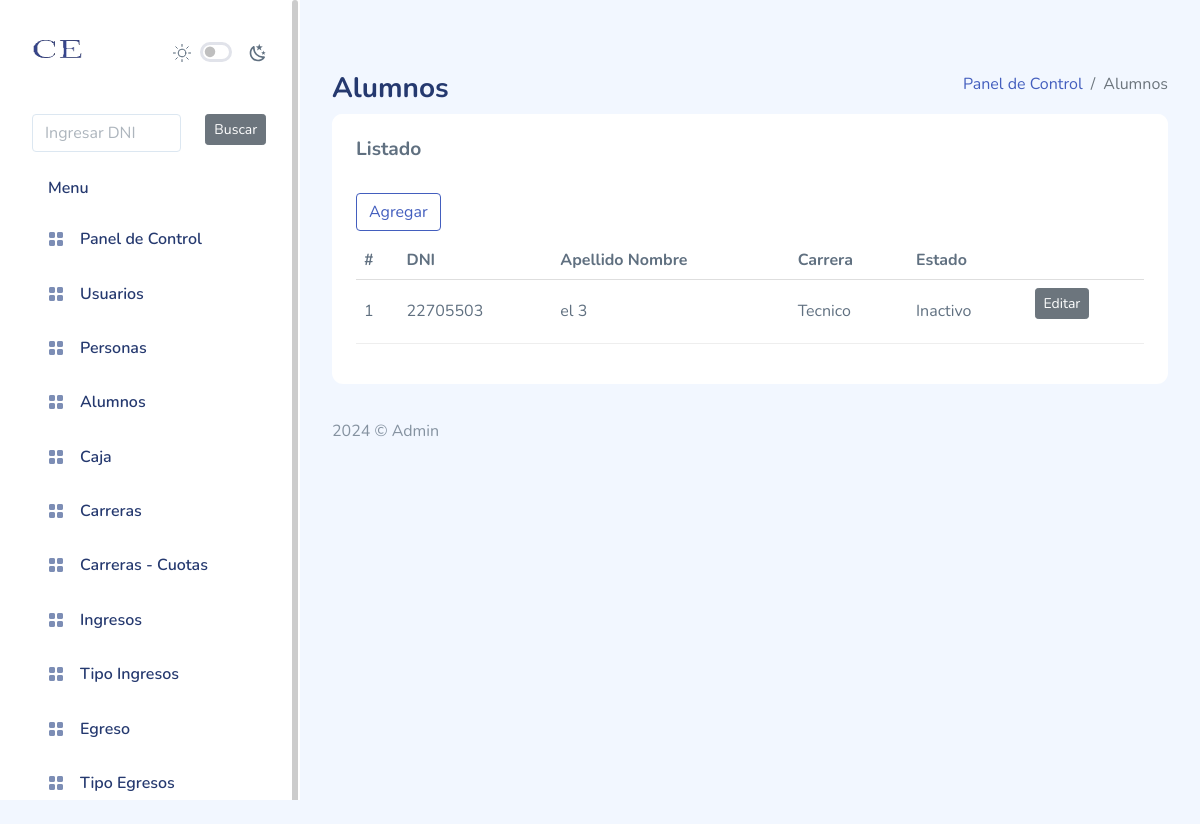
Before: /alumno/index.php (signed in) with the older database file.
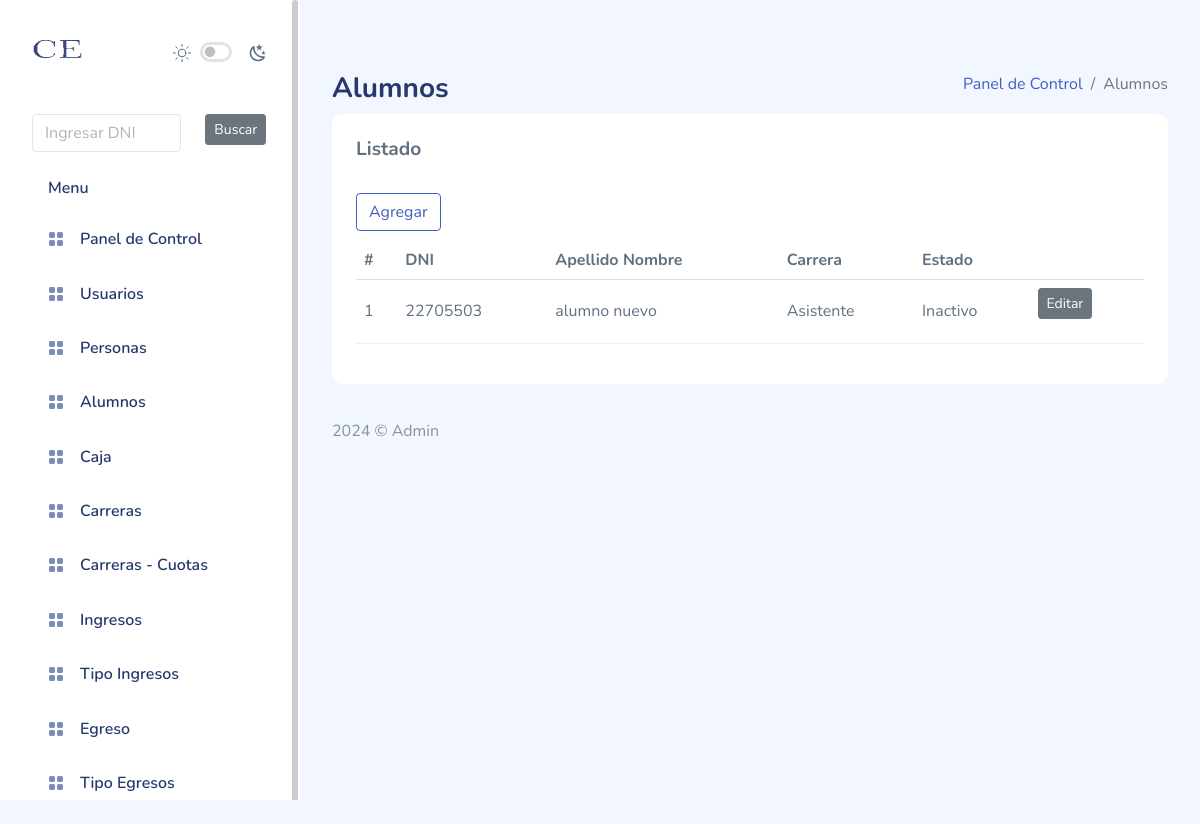
After: the same page with the newer database file.
### tables this page shows
CREATE TABLE `alumno` (
  `id` int NOT NULL AUTO_INCREMENT,
  `edad` int NOT NULL,
  `gruposanguineo` varchar(10) NOT NULL,
  `persona_id` int NOT NULL,
  `carrera_id` int DEFAULT NULL,
  `estado` varchar(80) DEFAULT NULL COMMENT 'Activo, Inactivo',
  `observacion` varchar(100) DEFAULT NULL,
  PRIMARY KEY (`id`),
  UNIQUE KEY `relapersona` (`persona_id`),
  CONSTRAINT `alumno_ibfk_1` FOREIGN KEY (`persona_id`) REFERENCES `persona` (`id`) ON DELETE CASCADE ON UPDATE CASCADE
);

CREATE TABLE `persona` (
  `id` int NOT NULL AUTO_INCREMENT,
  `apellidonombre` varchar(30) NOT NULL,
  `dni` int NOT NULL,
  `domicilio` varchar(50) NOT NULL,
  `cel1` varchar(11) NOT NULL,
  `cel2` varchar(11) NOT NULL,
  `mail` varchar(35) NOT NULL,
  PRIMARY KEY (`id`),
  UNIQUE KEY `apellidonombre` (`apellidonombre`) USING BTREE,
  UNIQUE KEY `dniunico` (`dni`)
);

CREATE TABLE `carrera` (
  `id` int NOT NULL AUTO_INCREMENT,
  `nombre` varchar(90) DEFAULT NULL,
  `costo` decimal(18,2) DEFAULT NULL,
  PRIMARY KEY (`id`)
);

### bd/conexion.php (called while the page is built, shortened)
<?php
class Conexion
{
	private static $objCon = null;
	public static function obtenerInstancia()
	{
		if (self::$objCon == null) {
			self::$objCon = mysqli_connect("localhost", "root", "", "bdce");
		}
		return self::$objCon;
	}
}

### alumno/alumno.php (called while the page is built, shortened)
<?php
include_once("../bd/conexion.php");
class Alumno
{
  public function lista()
  {
    $data = array();
    $consulta = "SELECT
    persona.`apellidonombre` AS apellidonombre,
    persona.`dni` AS dni,
    alumno.`edad` AS edad,
    alumno.`estado` AS estado,
    carrera.`nombre` AS carrera,
    alumno.`id` AS id
    FROM
        `alumno`
        INNER JOIN `carrera`
            ON (`alumno`.`carrera_id` = `carrera`.`id`)
        INNER JOIN `persona`
            ON (`alumno`.`persona_id` = `persona`.`id`);";
    $rs = mysqli_query(conexion::obtenerInstancia(), $consulta);
    if (mysqli_num_rows($rs) > 0) {
      while ($fila = mysqli_fetch_assoc($rs)) {
        $data[] = $fila;
      }
    }
    return $data;
  }
}

### alumno/index.php (the view, shortened to what this page needs)
<?php
include("../cabecera.php");
include("../menu.php");
include("alumno.php");
?>
<div id="main">
    <div class="page-heading">
        <div class="page-title">
            <div class="row">
                <div class="col-12 col-md-6 order-md-1 order-last">
                    <h3>Alumnos</h3>
                </div>
                <div class="col-12 col-md-6 order-md-2 order-first">
                    <nav aria-label="breadcrumb" class="breadcrumb-header float-start float-lg-end">
                        <ol class="breadcrumb">
                            <li class="breadcrumb-item"><a href="../panelcontrol/index.php">Panel de Control</a></li>
                            <li class="breadcrumb-item active" aria-current="page">Alumnos</li>
                        </ol>
                    </nav>
                </div>
            </div>
        </div>
        <section class="section">
            <div class="card">
                <div class="card-header">
                    <h4 class="card-title">Listado</h4>
                </div>
                <div class="card-body">
                    <div class="buttons">
                        <a href="nuevo.php" class="btn btn-outline-primary">Agregar</a>
                    </div>
                    <table class="table table-flush" id="datatable">
                        <thead class="thead-light">
                            <tr>
                                <th>#</th>
                                <th>DNI</th>
                                <th>Apellido Nombre</th>
                                <th>Carrera</th>
                                <th>Estado</th>
                                <th></th>
                            </tr>
                        </thead>
                        <tbody>
                            <?php
                            $objeto = new Alumno();
                            $usuarios = $objeto->lista();
                            foreach ($usuarios as $item) {
                            ?>
                                <tr>
                                    <td><?php echo $item['id']; ?></td>
                                    <td><?php echo $item['dni']; ?></td>
                                    <td><?php echo $item['apellidonombre']; ?></td>
                                    <td><?php echo $item['carrera']; ?></td>
                                    <td><?php echo $item['estado']; ?></td>
                                    <td>
                                        <form method="POST" role="form" action="editar.php">
                                            <button class="btn btn-sm btn-secondary d-inline-flex align-items-center">Editar</button>
                                        </form>
                                    </td>
                                </tr>
                            <?php
                            }
                            ?>
                        </tbody>
                    </table>
                </div>
            </div>
        </section>
        <?php
        include("../pie.php");
        ?>

### cabecera.php (shortened to what this page needs)
<!DOCTYPE html>
<html lang="en">
<head>
    <link rel="stylesheet" href="../assets/css/app.css">
    <link rel="stylesheet" href="../assets/css/app-dark.css">
    <link rel="stylesheet" href="../assets/css/iconly.css">
</head>
<body>
    <div id="app">

### menu.php (shortened to what this page needs)
<div id="sidebar" class="active">
  <div class="sidebar-wrapper active ps ps--active-y">
    <div class="sidebar-header position-relative">
      <div class="d-flex justify-content-between align-items-center">
        <div class="logod">
          <a href="../panelcontrol/index.php"><img src="../assets/logo/sinfondologopequeño.png" alt="CE" height="150px"
              width="50px" srcset=""></a>
        </div>
        <div class="theme-toggle d-flex gap-2  align-items-center mt-2">
          <div class="form-check form-switch fs-6">
            <input class="form-check-input  me-0" type="checkbox" id="toggle-dark" style="cursor: pointer">
          </div>
        </div>
      </div>
    </div>
    <div class="sidebar-menu">
      <ul class="menu">
        <li class="sidebar-item ">
        <form method="post" action="../perfil/index.php">
        <div class="row">
            <div class="col-8">
              <input type="number" id="dni" class="form-control" name="dni" placeholder="Ingresar DNI">
            </div>
            <div class="col-4">
              <button type="submit" id="buscar_dni_perfil" class="btn btn-sm btn-secondary d-inline-flex align-items-center">Buscar</button>
            </div>
        </div>
        </form>
        </li>
        <li class="sidebar-title">Menu</li>
        <li class="sidebar-item ">
          <a href="../panelcontrol/index.php" class="sidebar-link">
            <i class="bi bi-grid-fill"></i>
            <span>Panel de Control</span>
          </a>
        </li>
        <li class="sidebar-item ">
          <a href="../usuarios/index.php" class="sidebar-link">
            <i class="bi bi-grid-fill"></i>
            <span>Usuarios</span>
          </a>
        </li>
        <li class="sidebar-item ">
          <a href="../personas/index.php" class="sidebar-link">
            <i class="bi bi-grid-fill"></i>
            <span>Personas</span>
          </a>
        </li>
        <li class="sidebar-item ">
          <a href="../alumno/index.php" class="sidebar-link">
            <i class="bi bi-grid-fill"></i>
            <span>Alumnos</span>
          </a>
        </li>
        <li class="sidebar-item ">
          <a href="../caja/index.php" class="sidebar-link">
            <i class="bi bi-grid-fill"></i>
            <span>Caja</span>
          </a>
        </li>
         <li class="sidebar-item ">
          <a href="../carrera/index.php" class="sidebar-link">
            <i class="bi bi-grid-fill"></i>
            <span>Carreras</span>
          </a>
        </li>
         <li class="sidebar-item ">
          <a href="../cuota/index.php" class="sidebar-link">
            <i class="bi bi-grid-fill"></i>
            <span>Carreras - Cuotas</span>
          </a>
        </li>
        <li class="sidebar-item ">
          <a href="../ingreso/index.php" class="sidebar-link">
            <i class="bi bi-grid-fill"></i>
            <span>Ingresos</span>
          </a>
        </li>
        <li class="sidebar-item ">
          <a href="../tipo_ingreso/index.php" class="sidebar-link">
            <i class="bi bi-grid-fill"></i>
            <span>Tipo Ingresos</span>
          </a>
        </li>
        <li class="sidebar-item ">
          <a href="../egreso/index.php" class="sidebar-link">
            <i class="bi bi-grid-fill"></i>
            <span>Egreso</span>
          </a>
        </li>
        <li class="sidebar-item ">
          <a href="../tipo_egreso/index.php" class="sidebar-link">
            <i class="bi bi-grid-fill"></i>
            <span>Tipo Egresos</span>
          </a>
        </li>
      </ul>
    </div>
    <div class="ps__rail-y" style="top: 0px; height: 1498px; right: 0px;">
      <div class="ps__thumb-y" tabindex="0" style="top: 0px; height: 1200px;"></div>
    </div>
  </div>
</div>

### pie.php (shortened to what this page needs)
<footer>
    <div class="footer clearfix mb-0 text-muted">
        <div class="float-start">
            <p>2024 &copy; Admin</p>
        </div>
    </div>
</footer>
</div>
</div>
</body>
</html>

Changed rows visible on the page:
changed alumno "Inactivo": persona.apellidonombre "el 3" → "alumno nuevo"; carrera.nombre "Tecnico" → "Asistente"
